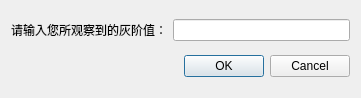
<?xml version="1.0" encoding="UTF-8"?>
<ui version="4.0">
 <class>InputGrayScaleResult</class>
 <widget class="QDialog" name="InputGrayScaleResult">
  <property name="geometry">
   <rect>
    <x>0</x>
    <y>0</y>
    <width>361</width>
    <height>98</height>
   </rect>
  </property>
  <property name="windowTitle">
   <string>Dialog</string>
  </property>
  <layout class="QGridLayout" name="gridLayout">
   <item row="0" column="0">
    <widget class="QLabel" name="label">
     <property name="text">
      <string>请输入您所观察到的灰阶值：</string>
     </property>
    </widget>
   </item>
   <item row="0" column="1">
    <widget class="QLineEdit" name="lineEdit"/>
   </item>
   <item row="1" column="0" colspan="2">
    <widget class="QDialogButtonBox" name="buttonBox">
     <property name="orientation">
      <enum>Qt::Horizontal</enum>
     </property>
     <property name="standardButtons">
      <set>QDialogButtonBox::Cancel|QDialogButtonBox::Ok</set>
     </property>
    </widget>
   </item>
  </layout>
 </widget>
 <resources/>
 <connections>
  <connection>
   <sender>buttonBox</sender>
   <signal>accepted()</signal>
   <receiver>InputGrayScaleResult</receiver>
   <slot>accept()</slot>
   <hints>
    <hint type="sourcelabel">
     <x>248</x>
     <y>254</y>
    </hint>
    <hint type="destinationlabel">
     <x>157</x>
     <y>274</y>
    </hint>
   </hints>
  </connection>
  <connection>
   <sender>buttonBox</sender>
   <signal>rejected()</signal>
   <receiver>InputGrayScaleResult</receiver>
   <slot>reject()</slot>
   <hints>
    <hint type="sourcelabel">
     <x>316</x>
     <y>260</y>
    </hint>
    <hint type="destinationlabel">
     <x>286</x>
     <y>274</y>
    </hint>
   </hints>
  </connection>
 </connections>
</ui>
